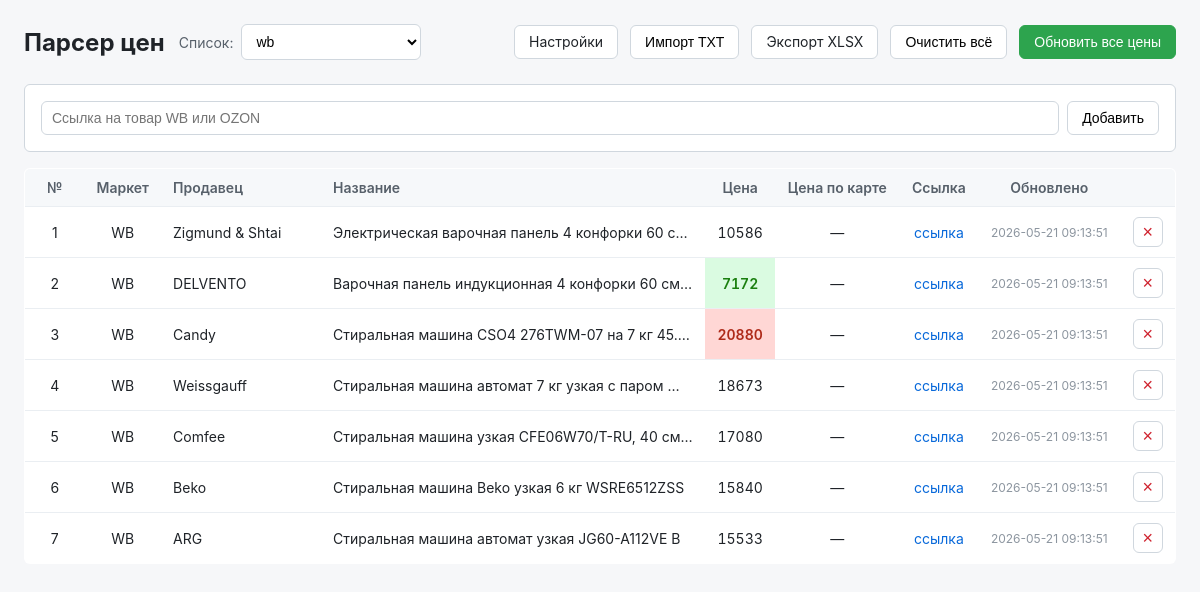
/?profile_id=52, run on an earlier commit of the app's database.
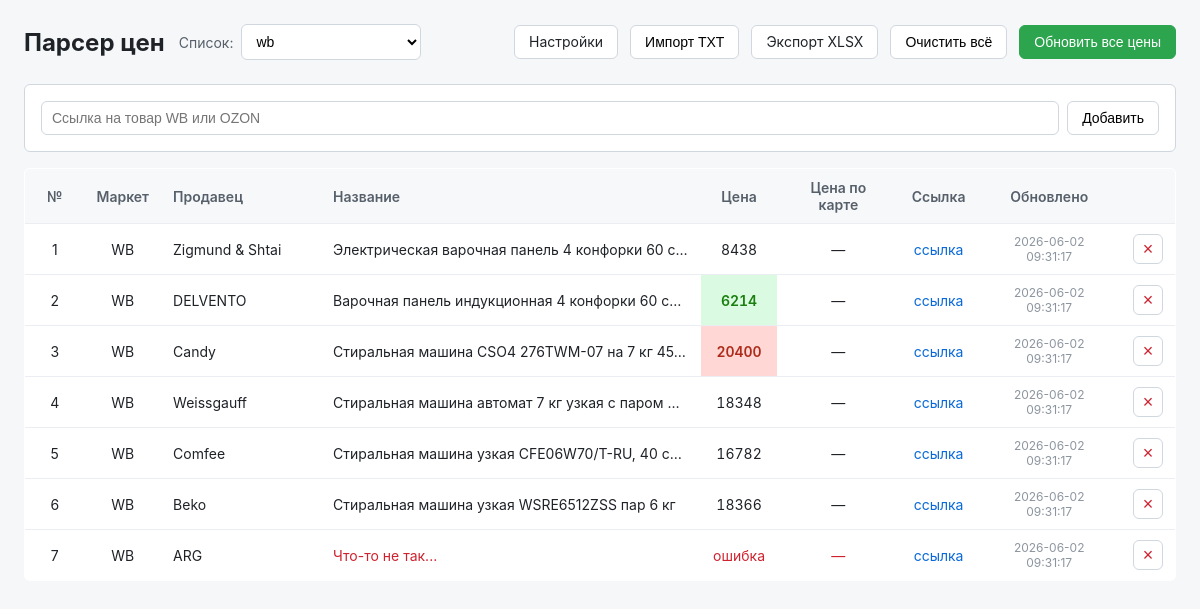
And on a later commit of the database.
### tables this page shows
CREATE TABLE items (
                    id INTEGER PRIMARY KEY AUTOINCREMENT,
                    market TEXT NOT NULL CHECK(market IN ('WB','OZON','YANDEX')),
                    url TEXT NOT NULL,
                    title TEXT DEFAULT '',
                    seller TEXT DEFAULT '',
                    price TEXT DEFAULT '',
                    price_card TEXT DEFAULT '',
                    updated_at TEXT DEFAULT '',
                    created_at TEXT DEFAULT CURRENT_TIMESTAMP,
                    profile_id INTEGER NOT NULL DEFAULT 1,
                    FOREIGN KEY(profile_id) REFERENCES profiles(id)
                );

### server.py (the view)
@app.route("/")
def index():
    profile_id = request.args.get("profile_id")
    selected_profile_id = None
    with db() as conn:
        profiles = [dict(r) for r in conn.execute("SELECT id, name FROM profiles ORDER BY id").fetchall()]
        if profiles:
            default_profile = profiles[0]["id"]
        else:
            default_profile = None
        if profile_id is not None and profile_id != "":
            try:
                profile_id = int(profile_id)
            except ValueError:
                profile_id = None
        if profile_id is None:
            selected_profile_id = default_profile
        else:
            selected_profile_id = profile_id
        if selected_profile_id is not None:
            rows = conn.execute(
                "SELECT * FROM items WHERE profile_id = ? ORDER BY id",
                (selected_profile_id,),
            ).fetchall()
        else:
            rows = conn.execute("SELECT * FROM items ORDER BY id").fetchall()
    min_price = None
    max_price = None
    prices = []
    for row in rows:
        price_str = (row["price"] or "").strip()
        if price_str and price_str.lower() != "ошибка":
            try:
                p = int(price_str)
                prices.append(p)
            except ValueError:
                pass
    if prices:
        min_price = min(prices)
        max_price = max(prices)
    return render_template(
        "index.html",
        items=rows,
        profiles=profiles,
        current_profile_id=selected_profile_id,
        min_price=min_price,
        max_price=max_price,
    )

### server.py (called while the page is built)
def db():
    conn = sqlite3.connect(DB_PATH)
    conn.row_factory = sqlite3.Row
    conn.execute("PRAGMA foreign_keys = ON")
    return conn

### templates/index.html (shortened to what this page needs)
<!doctype html>
<html lang="ru">
<head>
    <link rel="stylesheet" href="{{ url_for('static', filename='style.css') }}">
</head>
<body>
<div class="wrap">
    <header>
        <div class="header-left">
            <h1>Парсер цен</h1>
            <label class="profile-label">
                <span>Список:</span>
                <select id="profile-select">
                    {% for profile in profiles %}
                    <option value="{{ profile.id }}" {% if profile.id == current_profile_id %}selected{% endif %}>
                        {{ profile.name }}
                    </option>
                    {% endfor %}
                </select>
            </label>
        </div>
        <div class="actions">
            <a href="{{ url_for('settings') }}" class="link-btn">Настройки</a>
            <button id="import-btn" type="button" class="link-btn">Импорт TXT</button>
            <a id="export-btn" href="{% if current_profile_id %}{{ url_for('export_xlsx', profile_id=current_profile_id) }}{% else %}{{ url_for('export_xlsx') }}{% endif %}">Экспорт XLSX</a>
            <form action="{{ url_for('clear_items') }}" method="post" onsubmit="return confirm('Удалить все строки?');" style="display:inline;">
                <button type="submit" class="link-btn">Очистить всё</button>
            </form>
            <button id="refresh-btn" class="primary">Обновить все цены</button>
        </div>
    </header>
    <section class="add-form">
        <form action="{{ url_for('add') }}" method="post" class="row">
            <input type="url" name="url" placeholder="Ссылка на товар WB или OZON" required>
            <button type="submit">Добавить</button>
        </form>
    </section>
    <section>
        <table>
            <thead>
                <tr>
                    <th class="small">№</th>
                    <th class="small">Маркет</th>
                    <th class="seller">Продавец</th>
                    <th class="col-title">Название</th>
                    <th>Цена</th>
                    <th>Цена по карте</th>
                    <th>Ссылка</th>
                    <th>Обновлено</th>
                    <th></th>
                </tr>
            </thead>
            <tbody>
                {% for item in items %}
                <tr class="{% if item.price == 'ошибка' or item.title == 'ошибка' %}err{% endif %}">
                    <td class="small">{{ loop.index }}</td>
                    <td class="small">{{ item.market }}</td>
                    <td class="seller" title="{{ item.seller or '' }}">{{ (item.seller[:15] if item.seller and item.seller|length > 15 else item.seller) or '—' }}</td>
                    <td class="title">{{ item.title or '—' }}</td>
                    <td class="num{% if item.price and item.price != 'ошибка' %}{% if item.price|int == min_price %} price-min{% elif item.price|int == max_price %} price-max{% endif %}{% endif %}">{{ item.price or '—' }}</td>
                    <td class="num">{{ item.price_card or '—' }}</td>
                    <td class="url"><a href="{{ item.url }}" target="_blank" rel="noopener">ссылка</a></td>
                    <td class="dim">{{ item.updated_at or '—' }}</td>
                    <td>
                        <form action="{{ url_for('delete', item_id=item.id) }}" method="post" onsubmit="return confirm('Удалить?')">
                            <button type="submit" class="danger">×</button>
                        </form>
                    </td>
                </tr>
                {% endfor %}
            </tbody>
        </table>
    </section>
</div>
</body>
</html>

### static/style.css (style rules this page uses)
* { box-sizing: border-box; }
body { font-family: -apple-system, BlinkMacSystemFont, "Segoe UI", Roboto, sans-serif; background: #f6f7f9; color: #1f2328; margin: 0; padding: 24px; }
.wrap { max-width: 1200px; margin: 0 auto; }
header { display: flex; justify-content: space-between; align-items: center; margin-bottom: 24px; }
.header-left { display: flex; align-items: center; gap: 14px; }
.profile-label { display: flex; align-items: center; gap: 8px; font-size: 14px; color: #57606a; }
.profile-label select { min-width: 180px; padding: 8px 10px; border: 1px solid #d0d7de; border-radius: 6px; font-size: 14px; background: #fff; }
h1 { font-size: 24px; margin: 0; }
.actions { display: flex; gap: 12px; align-items: center; }
button { padding: 8px 14px; border: 1px solid #d0d7de; border-radius: 6px; background: #fff; cursor: pointer; font-size: 14px; }
button.primary { background: #2da44e; border-color: #2da44e; color: #fff; }
button.danger { background: transparent; border-color: #d0d7de; color: #cf222e; width: 30px; height: 30px; padding: 0; line-height: 1; font-size: 18px; }
a#export-btn { padding: 8px 14px; border: 1px solid #d0d7de; border-radius: 6px; background: #fff; cursor: pointer; font-size: 14px; color: #1f2328; text-decoration: none; display: inline-block; line-height: 1.2; }
a.link-btn { padding: 8px 14px; border: 1px solid #d0d7de; border-radius: 6px; background: #fff; cursor: pointer; font-size: 14px; color: #1f2328; text-decoration: none; display: inline-block; line-height: 1.2; }
.add-form { background: #fff; border: 1px solid #d0d7de; border-radius: 6px; padding: 16px; margin-bottom: 16px; }
.add-form .row { display: flex; gap: 8px; }
.add-form select, .add-form input { padding: 8px 10px; border: 1px solid #d0d7de; border-radius: 6px; font-size: 14px; }
.add-form input[type="url"] { flex: 1; }
table { width: 100%; border-collapse: collapse; background: #fff; border: 1px solid #d0d7de; border-radius: 6px; overflow: hidden; }
th, td { padding: 10px 12px; text-align: center; border-bottom: 1px solid #eaeef2; font-size: 14px; }
th.col-title, td.title { text-align: left; }
th.small, td.small { width: 60px; white-space: nowrap; }
th.seller, td.seller { text-align: left; width: 160px; }
th { background: #f6f8fa; font-weight: 600; color: #57606a; }
tr:last-child td { border-bottom: none; }
td.title { max-width: 380px; overflow: hidden; text-overflow: ellipsis; white-space: nowrap; }
td.num { font-variant-numeric: tabular-nums; }
td.num.price-min { background: #dafbe1; color: #1a7f0f; font-weight: 600; }
td.num.price-max { background: #ffd7d5; color: #ae2a19; font-weight: 600; }
td.url a { color: #0969da; text-decoration: none; }
td.dim { color: #8c959f; font-size: 12px; }
tr.err td.num, tr.err td.title { color: #cf222e; }
td form { margin: 0; }

What changed in the data, as far as the page shows it:
changed items "Zigmund & Shtai": price "10586" → "8438"; updated_at "2026-05-21 09:13:51" → "2026-06-02 09:31:17"
changed items "DELVENTO": title "Варочная панель индукционная 4 конфорки 60 см…" → "Варочная панель индукционная 4 конфорки 60 с…"; price "7172" → "6214"; updated_at "2026-05-21 09:13:51" → "2026-06-02 09:31:17"
changed items "Candy": title "Стиральная машина CSO4 276TWM-07 на 7 кг 45.…" → "Стиральная машина CSO4 276TWM-07 на 7 кг 45…"; price "20880" → "20400"; updated_at "2026-05-21 09:13:51" → "2026-06-02 09:31:17"
changed items "Weissgauff": price "18673" → "18348"; updated_at "2026-05-21 09:13:51" → "2026-06-02 09:31:17"
changed items "Comfee": title "Стиральная машина узкая CFE06W70/T-RU, 40 см…" → "Стиральная машина узкая CFE06W70/T-RU, 40 с…"; price "17080" → "16782"; updated_at "2026-05-21 09:13:51" → "2026-06-02 09:31:17"
changed items "Beko": title "Стиральная машина Beko узкая 6 кг WSRE6512ZSS" → "Стиральная машина узкая WSRE6512ZSS пар 6 кг"; price "15840" → "18366"; updated_at "2026-05-21 09:13:51" → "2026-06-02 09:31:17"
changed items "ARG": title "Стиральная машина автомат узкая JG60-A112VE B" → "Что-то не так..."; price "15533" → "ошибка"; updated_at "2026-05-21 09:13:51" → "2026-06-02 09:31:17"
